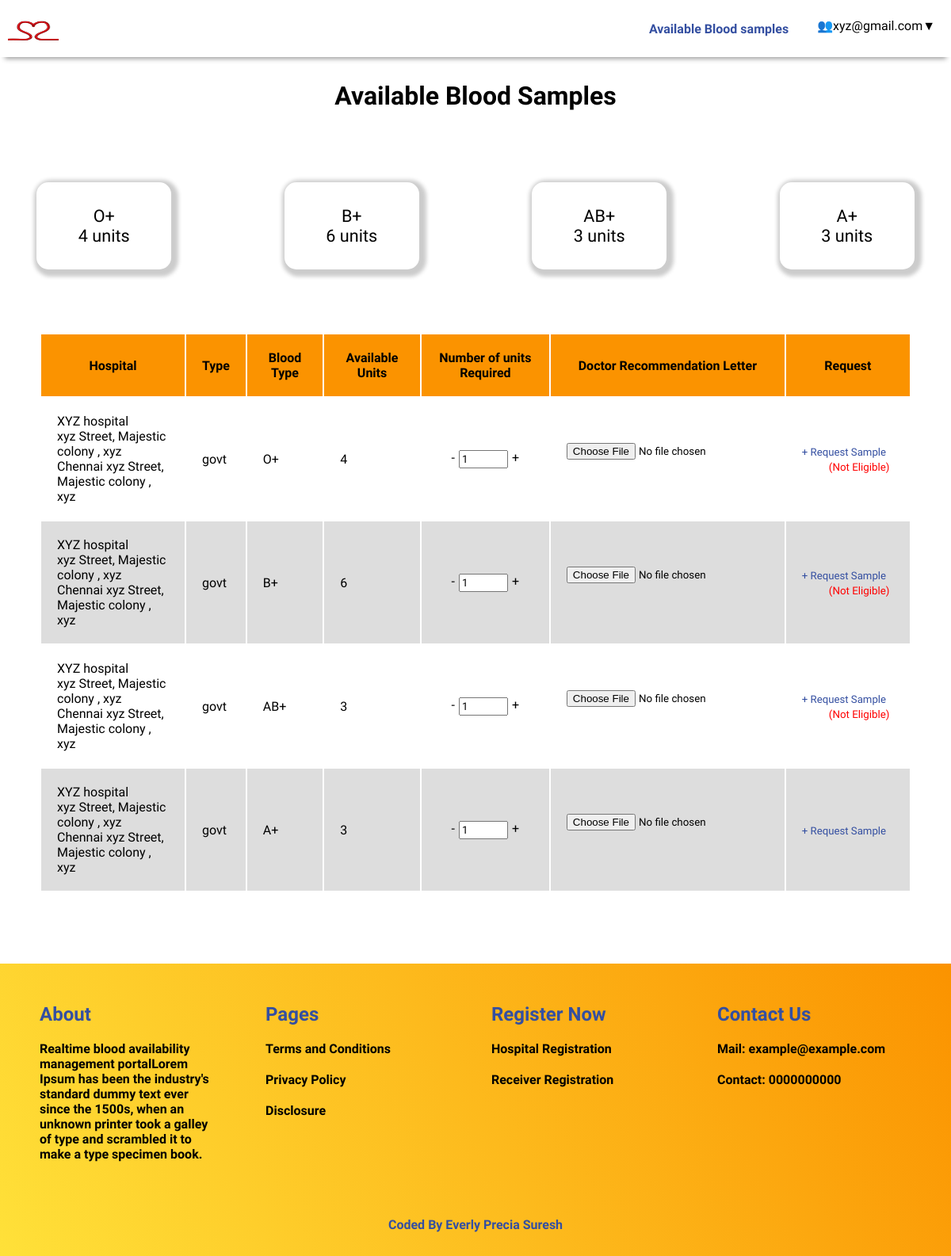
The app's page /blood_availability.php (signed in) with its own data.
### tables this page shows
CREATE TABLE IF NOT EXISTS `blood_samples` (
  `id` int NOT NULL AUTO_INCREMENT,
  `blood_group` char(3) NOT NULL,
  `number_of_units` int NOT NULL,
  `hospital_id` int NOT NULL,
  PRIMARY KEY (`id`),
  KEY `hospital_id` (`hospital_id`)
);

CREATE TABLE IF NOT EXISTS `hospitals` (
  `id` int NOT NULL AUTO_INCREMENT,
  `name` text NOT NULL,
  `type` enum('govt','private') NOT NULL,
  `services` text NOT NULL,
  `registration_no` varchar(14) NOT NULL,
  `scanned_copy` varchar(255) NOT NULL,
  `email` varchar(50) NOT NULL,
  `password` varchar(255) NOT NULL,
  `contact` varchar(11) NOT NULL,
  `address` text NOT NULL,
  `city` text NOT NULL,
  `state` text NOT NULL,
  PRIMARY KEY (`id`)
);

### includes/check_eligible.php (called while the page is built, shortened)
<?php
function check_if_eligible($user_id,$requested_sample){
    require 'db.php';
    $query=$conn->query("SELECT `blood_type`,`city` FROM `receivers` WHERE `id`='$user_id'");
    $data=mysqli_fetch_assoc($query);
    $receiver_blood_group=$data['blood_type'];
    if($receiver_blood_group==$requested_sample){
       return true;
    }
    else{
        return false;
    }
}
?>

### blood_availability.php (the view, shortened to what this page needs)
<?php
require 'includes/db.php';
require 'includes/check_eligible.php';
?>
<!DOCTYPE html>
<html lang="en">
<head>
    <link rel="stylesheet" href="css/navbar.css">
    <link rel="stylesheet" href="css/footer.css">
    <link rel="stylesheet" href="css/blood_availability.css">
</head>
<body>
  <?php require 'includes/header.php';?>
  <h1>Available Blood Samples</h1>
    <div class="container-1">
      <?php
      $query=mysqli_query($conn,"SELECT DISTINCT `blood_group` FROM `blood_samples`");
      while($data=mysqli_fetch_array($query)){
        $blood_type=$data['blood_group'];
        $blood_count=mysqli_query($conn,"SELECT SUM(number_of_units) AS blood_count FROM `blood_samples` WHERE `blood_group`='$blood_type'");
        $row = mysqli_fetch_assoc($blood_count);
        $total_count = $row['blood_count'];
        echo "<div class='center-flex'>
               <div class='total-blood-count'>
                <div>".$data['blood_group']."</div>
                <div>".$total_count." units</div>
               </div>
              </div>";
      }
      ?>
    </div>
    <div class="data">
      <table>
      <tr>
        <th>Hospital</th>
        <th>Type</th>
        <th>Blood Type</th>
        <th>Available Units</th>
        <th>Number of units Required</th>
        <th>Doctor Recommendation Letter</th>
        <th>Request</th>
      </tr>
      <?php
        $query=$conn->query("SELECT blood_samples.hospital_id,blood_samples.blood_group,blood_samples.number_of_units, hospitals.name, hospitals.address, hospitals.city,hospitals.state, hospitals.type
        FROM blood_samples
        INNER JOIN hospitals ON hospitals.id =blood_samples.hospital_id WHERE blood_samples.number_of_units>0");
        while($data=mysqli_fetch_assoc($query)){
          echo "<tr>
          <td>".$data['name']."<br>".$data['address']."<br>".$data['city']." ".$data['address']."</td>
          <td>".$data['type']."</td>
          <td>".$data['blood_group']."</td>
          <td>".$data['number_of_units']."</td>
          <td><form method='post' action='request_sample_script.php' enctype='multipart/form-data'>
            <div class='quantity'>
            <div class='decrease'>-</div>
            <input name='hospital_id'  type='text' value='".$data['hospital_id']."' hidden>
            <input name='blood_type'  type='text' value='".$data['blood_group']."' hidden>
            <input type='number' id='".$data['blood_group']."'  min=0 name='number_of_units' max='".$data['number_of_units']."'value=1 readonly required>
            <div class='increase'>+</div>
            </div>
          </td>
          <td><input type='file' name='file' required><br><br></td><td>";
           if(isset($_SESSION['loggedin'])!=false)
          {
            if($_SESSION['user_type']=="receiver" && check_if_eligible($_SESSION['user_id'],$data['blood_group']))
            echo "<button name='submit_request' class='rq_sample'  type='submit'> + Request Sample </button></form></td>";
            else {
              echo "<button type='button' class='rq_sample' > + Request Sample </button><small style='text-align:center;color:red;margin-left:34px;'>(Not Eligible)</small></form></td>";
            }
          }
          else{
            echo "<a  href='login.php' class='rq_sample' > + Request Sample </button></form></td>";
          }
        }
        ?>
        </table>
    </div>
  <?php require 'includes/footer.php';?>
</body>
</html>

### includes/header.php (shortened to what this page needs)
<nav class="navbar" >
        <div><a href="index.php"><img src="images/logo.png" class="logo"width=64px height=52px ></a></div>
        <div class="r-nav" >
            <ul >
                <li><a href="blood_availability.php">Available Blood samples</a></li>
                <?php if(isset($_SESSION['email']) && $_SESSION['user_type']=="receiver"){
                echo '<li><div class="dropdown"><button class="dropbtn">&#128101;'.$_SESSION['email'].'▼</button>
                <div class="dropdown-content"><a  href="user_profile.php">My Requests</a><a href="logout.php">Logout</a></div>
                </div></li>';
                }
                elseif(isset($_SESSION['email']) && $_SESSION['user_type']=="hospital"){
                    echo '<li><div class="dropdown"><button class="dropbtn">&#128101;'.$_SESSION['email'].'▼</button>
                    <div class="dropdown-content"><a  href="add_blood_info.php">Add Blood Info</a><a  href="view_requests.php">View Requests</a><a href="logout.php">Logout</a></div>
                    </div></li>';
                    }
                else{
                    echo '<li><a  href="login.php">Login</a></li>';
                }
                 ?>
            </ul>
        </div>
    </nav>

### includes/footer.php (shortened to what this page needs)
<footer>
    <div class="footer">
        <div class="footer-cont">
            <h2>About</h2>
            <p>Realtime blood availability management portalLorem Ipsum has been the industry's standard dummy text ever since the 1500s, when an unknown printer took a galley of type and scrambled it to make a type specimen book.</p>
        </div>
        <div class="footer-cont">
        <h2>Pages</h2>
            <ul>
                <li><a href="#">Terms and Conditions</a></li>
                <li><a href="#">Privacy Policy</a></li>
                <li><a href="#">Disclosure</a></li>
            </ul>
        </div>
        <div class="footer-cont">
        <h2>Register Now</h2>
            <ul>
                <li><a href="hospital_registration.php">Hospital Registration</a></li>
                <li><a href="receiver_registration.php">Receiver Registration</a></li>
            </ul>
        </div>
        <div class="footer-cont">
        <h2>Contact Us</h2>
            <ul>
                <li>Mail: <a href="mailto:example@example.com">example@example.com</a></li>
                <li>Contact: <a href="tel:0000000000">0000000000</a></li>
            </ul>
        </div>
        </div>
        <div class="copyright">Coded By Everly Precia Suresh</div>
</footer>

### css/navbar.css (style rules this page uses)
.navbar { display: flex; justify-content: space-between; align-items: center; padding: 0px 10px; box-shadow:0 8px 6px -6px #999; }
.r-nav ul { margin: 0; padding: 0; display: flex; }
.r-nav li { list-style:none; margin:10px; }
.r-nav a { text-decoration: none; padding:1rem; display: block; color:#344fa1; font-weight: 800; }
.logo { margin-bottom: 20px; vertical-align: middle; }
.dropbtn { background-color: transparent; font-size: 16px; border: none; margin-top: 12px; margin-bottom: 10px; }
.dropdown { position: relative; display: inline-block; }

### css/footer.css (style rules this page uses)
.footer { display: flex; justify-content: space-between; margin-bottom: 20px; padding: 30px; }
footer { background-image:linear-gradient(240deg,#FB9300,#ffe139); padding-bottom: 10px; font-weight: 600; }
.copyright { color:#344fa1; text-align: center; margin-bottom: 20px; }
.footer-cont { width:25%; margin:20px; margin-right: 40px; }
.footer-cont h2 { color:#344fa1; margin-bottom: 20px; }
.footer-cont ul { list-style-type: none; }
.footer-cont ul li { margin-bottom: 20px; }
.footer-cont ul li a { color:black; text-decoration: none; }

### css/blood_availability.css (style rules this page uses)
* { font-family: 'Urbanist', sans-serif; margin: 0; padding: 0; box-sizing: border-box; }
.total-blood-count { box-shadow: 3px 3px 5px 6px #ccc; display: flex; flex-direction: column; justify-content: center; align-items: center; padding:30px; width:170px; border-radius: 15px; font-size: 1.8vw; }
.container-1 { display: grid; grid-template-columns: auto auto auto auto; gap:50px; margin-top: 90px; margin-bottom: 80px; }
.center-flex { display: flex; flex-direction: column; justify-content: center; align-items: center; }
table { width:100%; }
td,th { padding: 20px; }
th { background-color:#FB9300; }
tr:nth-child(odd) { background-color: #ddd; }
.data { margin: 40px 50px; }
.data { margin-bottom: 90px; }
.rq_sample { text-decoration: none; background-color: transparent; border: none; cursor:pointer; color:#344fa1; font-size: 1.1vw; }
.quantity { display: flex; justify-content: center; }
.decrease { margin-right: 5px; cursor: pointer; }
.increase { margin-left: 5px; cursor: pointer; }
h1 { text-align: center; margin-top: 30px; }
input[type="number"] { padding:2px; }

### records on screen
blood_samples: hospital.name "XYZ hospital", hospital.address "xyz Street, Majestic colony , xyz", hospital.city "Chennai", hospital.type "govt", blood_group "O+", number_of_units "4"
blood_samples: hospital.name "XYZ hospital", hospital.address "xyz Street, Majestic colony , xyz", hospital.city "Chennai", hospital.type "govt", blood_group "B+", number_of_units "6"
blood_samples: hospital.name "XYZ hospital", hospital.address "xyz Street, Majestic colony , xyz", hospital.city "Chennai", hospital.type "govt", blood_group "AB+", number_of_units "3"
blood_samples: hospital.name "XYZ hospital", hospital.address "xyz Street, Majestic colony , xyz", hospital.city "Chennai", hospital.type "govt", blood_group "A+", number_of_units "3"

### other values on screen
$_SESSION['email'] "xyz@gmail.com"
$data['blood_group'] "O+"
$total_count "4"
$data['blood_group'] "B+"
$total_count "6"
$data['blood_group'] "AB+"
$total_count "3"
$data['blood_group'] "A+"
